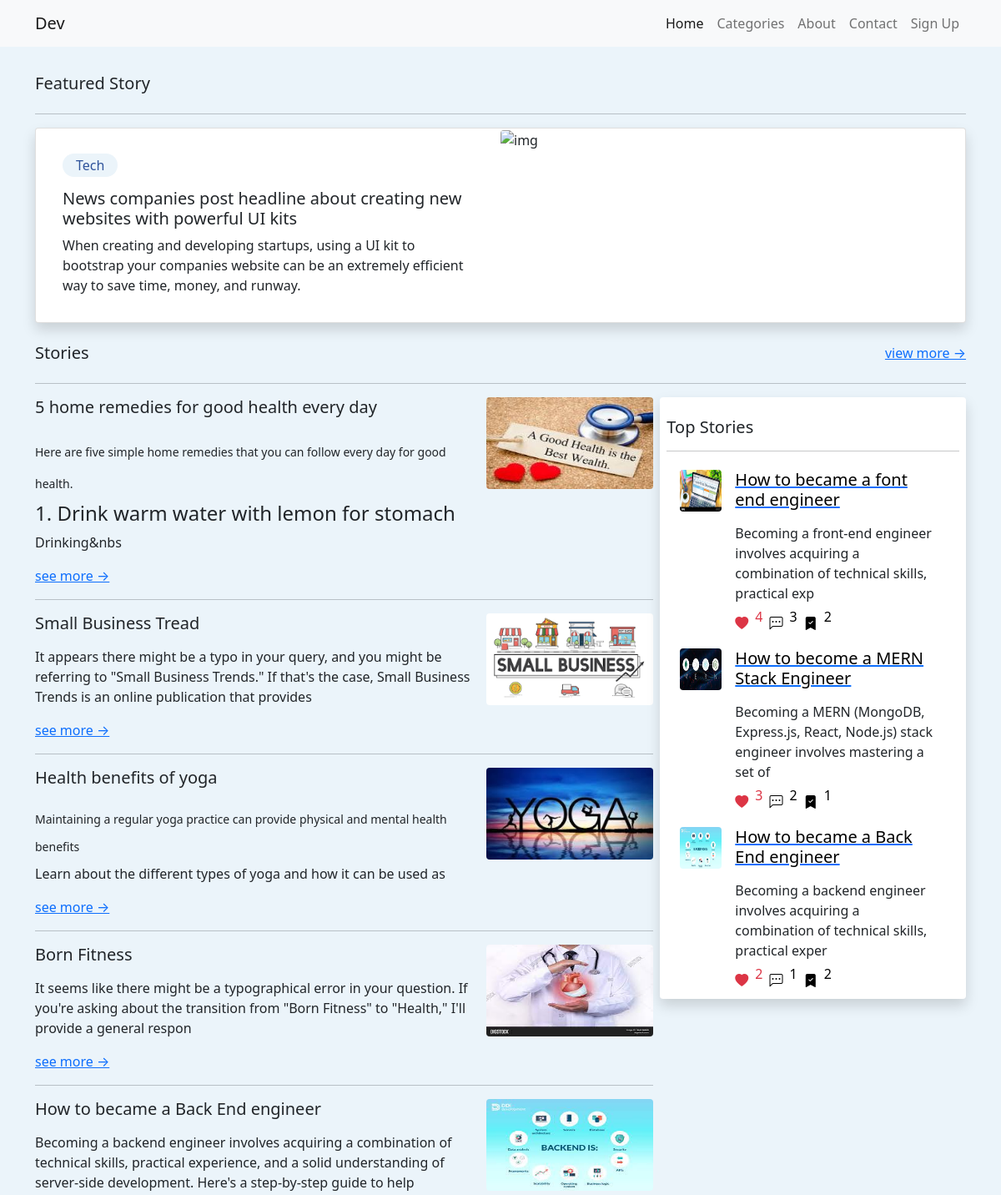
The app's page / (upper part), older data.
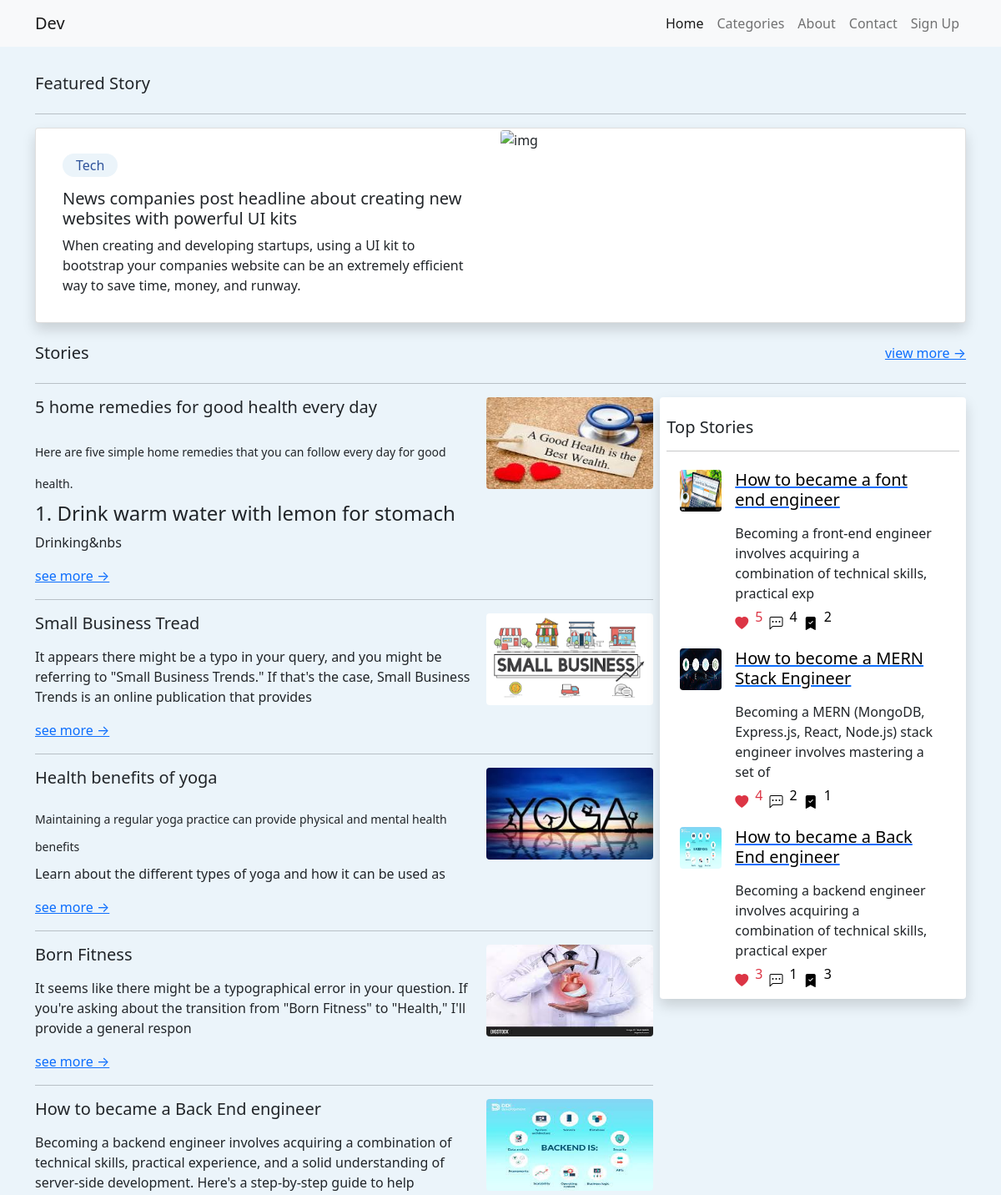
The same page, newer data.
### blog/models.py (models this page shows, shortened)
class Post(models.Model):
  title = models.CharField(max_length=300)
  image = models.ImageField(upload_to='Post/',default='default.png')
  description = RichTextField()
  sub_category = models.ForeignKey(SubCategory,on_delete=models.CASCADE,blank=True,null=True)
  category = models.ForeignKey(Category,on_delete=models.CASCADE,blank=True,null=True)
  status = models.ForeignKey(Status,on_delete=models.CASCADE,blank=True,null=True)
  slug =AutoSlugField(populate_from='title',unique=True)
  likes = models.IntegerField(default=0,null=True,blank=True)
  comments = models.IntegerField(default=0,null=True,blank=True)
  bookmarks = models.IntegerField(default=0,null=True,blank=True)
  isLike = models.BooleanField(default=False, null=True,blank=True)
  isBookmark = models.BooleanField(default=False, null=True,blank=True)
  video_url = models.URLField(null=True, blank=True)
  tutorial_url = models.URLField(null=True, blank=True)
  def get_like_count(self):
        return self.like_set.count()
  def get_comments_count(self):
        return self.comment_set.count()
  def get_bookmarks_count(self):
        return self.bookmark_set.count()

### blog/views.py (the view)
# urls.py: path('',HomePage,name="home"),
def HomePage(request):
    stories = Post.objects.all().order_by('?')[:5]
    stories_ordered_by_likes = Post.objects.all().order_by('-likes')[:3]
    filterTech= Post.objects.filter(Q(category__name ='Tech')).order_by('?')[:3]
    filterBusiness= Post.objects.filter(Q(category__name ='Business')).order_by('?')[:3]
    filterHealth= Post.objects.filter(Q(category__name ='Health')).order_by('?')[:3]
    context={
        'stories': stories,
        'filterTech': filterTech,
        'filterBusiness': filterBusiness,
        'filterHealth': filterHealth,
        'stories_ordered_by_likes':stories_ordered_by_likes,
    }
    return render(request, 'index.html', context)

### blog/context_processors.py (called while the page is built)
def category(request):
    categories = Category.objects.filter(parent_category=None)
    context = {
        'categories':categories
    }
    return context

### blog/templates/index.html (shortened to what this page needs)
{% extends "base.html" %} {% block content %}
<section class="home_content mt-3">
  <div>{% include "Featured.html" %}</div>
  <div>{% include "Stories.html" %}</div>
</section>
{% endblock content %}

### blog/templates/Stories.html
<div class="container mt-4">
  <div class="d-flex justify-content-between">
    <h5>Stories</h5>
    <a href="{% url 'allStory' %}">view more &rarr;</a>
  </div>
  <hr />
  <div class="mb-3">
    <div class="row g-2">
      <div class="col-md-8">
        {% for story in stories %}
        <div class="d-flex justify-content-between">
          <div class="">
            <div class="">
              <h5 class="">{{ story.title }}</h5>
              <p class="">{{ story.description|slice:"0:200" |safe }}</p>
              <a href="{% url 'postDetails' story.slug %}">see more &rarr;</a>
            </div>
          </div>
          <div class="d-flex justify-content-end">
            <img
              src="/media/{{story.image}}"
              class="rounded"
              alt="img"
              style="height: 110px; width: 200px"
            />
          </div>
        </div>
        <hr />
        {% endfor %}
      </div>
      <div class="col-md-4">
        <div class="Regular shadow rounded p-2" style="background-color: #ffff">
          <h5 class="mt-3">Top Stories</h5>
          <hr />
          {% for story in stories_ordered_by_likes %}
          <div style="margin-top: -10px; margin-bottom: -30px" class="">
            <div class="card-body d-flex">
              <img
                src="/media/{{story.image}}"
                class="rounded m-0 p-0"
                alt="Your Image"
                style="width: 50px; height: 50px"
              />
              <div class="mx-3">
                <a href="{% url 'postDetails' story.slug %}">
                  <h5 style="color: #000">{{ story.title }}</h5>
                </a>
                <p class="">{{ story.description|slice:"0:100" |safe }}</p>
                <div style="margin-top: -20px" class="d-flex">
                  <span class="d-flex align-items-center text-danger">
                    <i class="bi bi-heart-fill"></i>
                    <p class="p-2">{{story.get_like_count}}</p>
                  </span>
                  <span style="color: black" class="d-flex align-items-center">
                    <i class="bi bi-chat-left-dots"></i>
                    <p class="p-2">{{story.get_comments_count}}</p>
                  </span>
                  <span style="color: black" class="d-flex align-items-center">
                    <i class="bi bi-bookmark-check-fill"></i>
                    <p class="p-2">{{story.get_bookmarks_count}}</p>
                  </span>
                </div>
              </div>
            </div>
          </div>
          {% endfor %}
        </div>
      </div>
    </div>
  </div>
</div>

Row changes from the older to the newer data that the page shows:
changed Post "How to became a Back End engineer": get_like_count "2" → "3"; get_bookmarks_count "2" → "3"
changed Post "How to became a font end engineer": get_like_count "4" → "5"; get_comments_count "3" → "4"
changed Post "How to become a MERN Stack Engineer": get_like_count "3" → "4"
